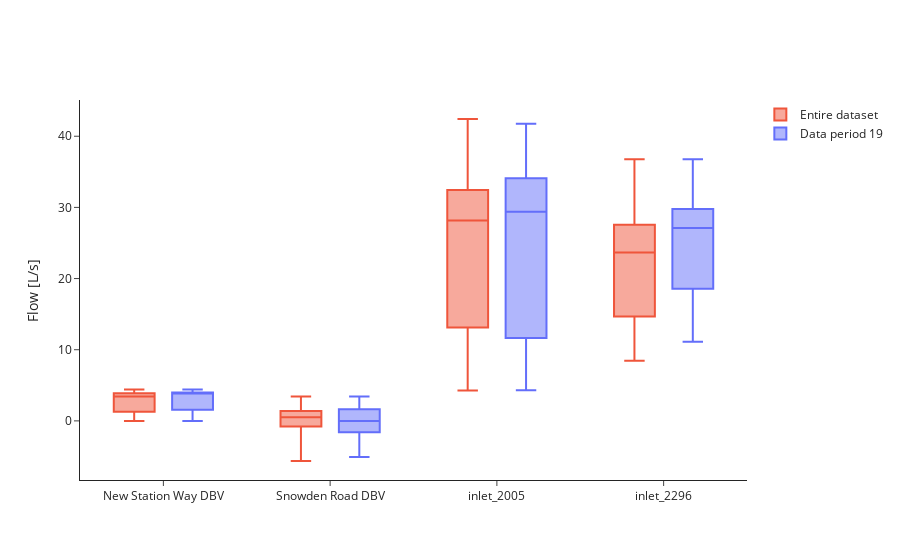

Notebook cell for this chart:
### Markdown cell above
Flow comparison of data period v. entire dataset (2021-2024).

### Code cell
plot_flow_df = plot_flow_df.dropna(subset=['mean'])
flow_period_stats = plot_flow_df.groupby('bwfl_id')['mean'].describe(percentiles=[.01, .10, .25, .50, .75, .90, .99])
flow_dataset_stats = get_sensor_stats('flow', flow_bwfl_ids)

fig = go.Figure()

for i, bwfl_id in enumerate(flow_period_stats.index):
    stats = flow_dataset_stats.loc[bwfl_id]
    
    fig.add_trace(go.Box(
        x=[bwfl_id],
        lowerfence=[stats['min']],
        q1=[stats['25%']],
        median=[stats['50%']],
        q3=[stats['75%']],
        upperfence=[stats['max']],
        name='Entire dataset',
        marker_color=default_colors[1],
        boxpoints=False,
        offsetgroup='flow_dataset_stats',
        showlegend=(i == 0)
    ))

for i, bwfl_id in enumerate(flow_period_stats.index):
    stats = flow_period_stats.loc[bwfl_id]
    
    fig.add_trace(go.Box(
        x=[bwfl_id],
        lowerfence=[stats['min']],
        q1=[stats['25%']],
        median=[stats['50%']],
        q3=[stats['75%']],
        upperfence=[stats['max']],
        name=f'Data period {str(data_period).zfill(2)}',
        marker_color=default_colors[0],
        boxpoints=False,
        offsetgroup='flow_period_stats',
        showlegend=(i == 0)
    ))

fig.update_layout(
    yaxis_title='Flow [L/s]',
    xaxis_title='',
    xaxis=dict(
        tickmode='array',
        tickvals=flow_period_stats.index,
        ticktext=flow_period_stats.index
    ),
    legend_title_text='',
    template='simple_white',
    boxmode='group',
    height=450,
)

fig.show()

### Figure 1 — Plotly figure (JSON) as saved in the notebook; plotly's stock layout.template omitted (floating-point values rounded to 4 significant figures)
{"data": [{"boxpoints": false, "lowerfence": [-0.001273], "marker": {"color": "#EF553B"}, "median": [3.44], "name": "Entire dataset", "offsetgroup": "flow_dataset_stats", "q1": [1.291], "q3": [3.886], "showlegend": true, "type": "box", "upperfence": [4.401], "x": ["New Station Way DBV"]}, {"boxpoints": false, "lowerfence": [-5.637], "marker": {"color": "#EF553B"}, "median": [0.5113], "name": "Entire dataset", "offsetgroup": "flow_dataset_stats", "q1": [-0.787], "q3": [1.378], "showlegend": false, "type": "box", "upperfence": [3.443], "x": ["Snowden Road DBV"]}, {"boxpoints": false, "lowerfence": [4.256], "marker": {"color": "#EF553B"}, "median": [28.17], "name": "Entire dataset", "offsetgroup": "flow_dataset_stats", "q1": [13.11], "q3": [32.43], "showlegend": false, "type": "box", "upperfence": [42.42], "x": ["inlet_2005"]}, {"boxpoints": false, "lowerfence": [8.444], "marker": {"color": "#EF553B"}, "median": [23.67], "name": "Entire dataset", "offsetgroup": "flow_dataset_stats", "q1": [14.67], "q3": [27.56], "showlegend": false, "type": "box", "upperfence": [36.78], "x": ["inlet_2296"]}, {"boxpoints": false, "lowerfence": [-0.0002623], "marker": {"color": "#636EFA"}, "median": [3.892], "name": "Data period 19", "offsetgroup": "flow_period_stats", "q1": [1.552], "q3": [3.999], "showlegend": true, "type": "box", "upperfence": [4.401], "x": ["New Station Way DBV"]}, {"boxpoints": false, "lowerfence": [-5.078], "marker": {"color": "#636EFA"}, "median": [-0.003849], "name": "Data period 19", "offsetgroup": "flow_period_stats", "q1": [-1.591], "q3": [1.646], "showlegend": false, "type": "box", "upperfence": [3.443], "x": ["Snowden Road DBV"]}, {"boxpoints": false, "lowerfence": [4.322], "marker": {"color": "#636EFA"}, "median": [29.38], "name": "Data period 19", "offsetgroup": "flow_period_stats", "q1": [11.66], "q3": [34.11], "showlegend": false, "type": "box", "upperfence": [41.76], "x": ["inlet_2005"]}, {"boxpoints": false, "lowerfence": [11.11], "marker": {"color": "#636EFA"}, "median": [27.11], "name": "Data period 19", "offsetgroup": "flow_period_stats", "q1": [18.56], "q3": [29.78], "showlegend": false, "type": "box", "upperfence": [36.78], "x": ["inlet_2296"]}], "layout": {"autosize": true, "boxmode": "group", "legend": {"title": {"text": ""}}, "xaxis": {"autorange": true, "range": [-0.5, 3.5], "tickmode": "array", "ticktext": ["New Station Way DBV", "Snowden Road DBV", "inlet_2005", "inlet_2296"], "tickvals": ["New Station Way DBV", "Snowden Road DBV", "inlet_2005", "inlet_2296"], "title": {"text": ""}, "type": "category"}, "yaxis": {"autorange": true, "range": [-8.307, 45.09], "title": {"text": "Flow [L/s]"}}}}
